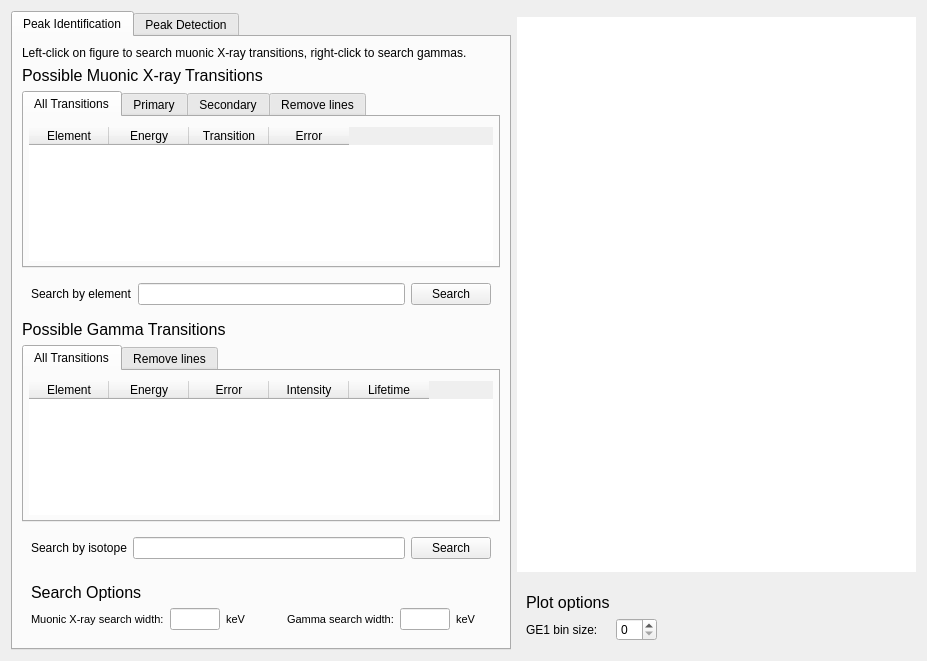
<?xml version="1.0" encoding="UTF-8"?>
<ui version="4.0">
 <class>plot_analysis</class>
 <widget class="QWidget" name="plot_analysis">
  <property name="enabled">
   <bool>true</bool>
  </property>
  <property name="geometry">
   <rect>
    <x>0</x>
    <y>0</y>
    <width>923</width>
    <height>661</height>
   </rect>
  </property>
  <property name="cursor">
   <cursorShape>ArrowCursor</cursorShape>
  </property>
  <property name="windowTitle">
   <string>Form</string>
  </property>
  <layout class="QGridLayout" name="gridLayout_2">
   <item row="1" column="1">
    <widget class="QWidget" name="plot_widget_container" native="true">
     <property name="sizePolicy">
      <sizepolicy hsizetype="Expanding" vsizetype="Expanding">
       <horstretch>0</horstretch>
       <verstretch>0</verstretch>
      </sizepolicy>
     </property>
     <property name="minimumSize">
      <size>
       <width>399</width>
       <height>0</height>
      </size>
     </property>
     <property name="styleSheet">
      <string notr="true">background: white</string>
     </property>
    </widget>
   </item>
   <item row="0" column="0" rowspan="4">
    <widget class="QTabWidget" name="tab_menu">
     <property name="enabled">
      <bool>true</bool>
     </property>
     <property name="minimumSize">
      <size>
       <width>500</width>
       <height>0</height>
      </size>
     </property>
     <property name="maximumSize">
      <size>
       <width>500</width>
       <height>16777215</height>
      </size>
     </property>
     <property name="baseSize">
      <size>
       <width>0</width>
       <height>0</height>
      </size>
     </property>
     <property name="currentIndex">
      <number>0</number>
     </property>
     <widget class="QWidget" name="click_search_container">
      <property name="minimumSize">
       <size>
        <width>0</width>
        <height>0</height>
       </size>
      </property>
      <property name="styleSheet">
       <string notr="true"/>
      </property>
      <attribute name="title">
       <string>Peak Identification</string>
      </attribute>
      <layout class="QVBoxLayout" name="verticalLayout">
       <item>
        <widget class="QLabel" name="instruction_label">
         <property name="text">
          <string>Left-click on figure to search muonic X-ray transitions, right-click to search gammas.</string>
         </property>
        </widget>
       </item>
       <item>
        <widget class="QLabel" name="muonic_xray_table_label">
         <property name="font">
          <font>
           <pointsize>12</pointsize>
          </font>
         </property>
         <property name="text">
          <string>Possible Muonic X-ray Transitions</string>
         </property>
        </widget>
       </item>
       <item>
        <widget class="QTabWidget" name="muonic_xrays_tab_menu">
         <property name="enabled">
          <bool>true</bool>
         </property>
         <property name="layoutDirection">
          <enum>Qt::LeftToRight</enum>
         </property>
         <property name="autoFillBackground">
          <bool>false</bool>
         </property>
         <property name="styleSheet">
          <string notr="true"/>
         </property>
         <property name="tabShape">
          <enum>QTabWidget::Rounded</enum>
         </property>
         <property name="currentIndex">
          <number>0</number>
         </property>
         <property name="elideMode">
          <enum>Qt::ElideNone</enum>
         </property>
         <property name="documentMode">
          <bool>false</bool>
         </property>
         <property name="tabsClosable">
          <bool>false</bool>
         </property>
         <property name="tabBarAutoHide">
          <bool>false</bool>
         </property>
         <widget class="QWidget" name="all_tab_2">
          <property name="enabled">
           <bool>true</bool>
          </property>
          <property name="autoFillBackground">
           <bool>false</bool>
          </property>
          <property name="styleSheet">
           <string notr="true"/>
          </property>
          <attribute name="title">
           <string>All Transitions</string>
          </attribute>
          <layout class="QVBoxLayout" name="verticalLayout_2">
           <property name="spacing">
            <number>0</number>
           </property>
           <property name="leftMargin">
            <number>5</number>
           </property>
           <property name="topMargin">
            <number>10</number>
           </property>
           <property name="rightMargin">
            <number>5</number>
           </property>
           <property name="bottomMargin">
            <number>5</number>
           </property>
           <item>
            <widget class="BaseTable" name="muonic_xray_table_all">
             <property name="enabled">
              <bool>true</bool>
             </property>
             <property name="sizePolicy">
              <sizepolicy hsizetype="Expanding" vsizetype="Expanding">
               <horstretch>3</horstretch>
               <verstretch>0</verstretch>
              </sizepolicy>
             </property>
             <property name="autoFillBackground">
              <bool>false</bool>
             </property>
             <property name="styleSheet">
              <string notr="true"/>
             </property>
             <property name="frameShape">
              <enum>QFrame::NoFrame</enum>
             </property>
             <property name="sizeAdjustPolicy">
              <enum>QAbstractScrollArea::AdjustIgnored</enum>
             </property>
             <property name="alternatingRowColors">
              <bool>false</bool>
             </property>
             <property name="showGrid">
              <bool>true</bool>
             </property>
             <property name="gridStyle">
              <enum>Qt::SolidLine</enum>
             </property>
             <property name="sortingEnabled">
              <bool>true</bool>
             </property>
             <property name="wordWrap">
              <bool>true</bool>
             </property>
             <property name="cornerButtonEnabled">
              <bool>false</bool>
             </property>
             <attribute name="horizontalHeaderCascadingSectionResizes">
              <bool>false</bool>
             </attribute>
             <attribute name="horizontalHeaderMinimumSectionSize">
              <number>32</number>
             </attribute>
             <attribute name="horizontalHeaderDefaultSectionSize">
              <number>80</number>
             </attribute>
             <attribute name="horizontalHeaderStretchLastSection">
              <bool>false</bool>
             </attribute>
             <attribute name="verticalHeaderCascadingSectionResizes">
              <bool>false</bool>
             </attribute>
             <attribute name="verticalHeaderShowSortIndicator" stdset="0">
              <bool>true</bool>
             </attribute>
             <attribute name="verticalHeaderStretchLastSection">
              <bool>false</bool>
             </attribute>
             <column>
              <property name="text">
               <string>Element</string>
              </property>
             </column>
             <column>
              <property name="text">
               <string>Energy</string>
              </property>
             </column>
             <column>
              <property name="text">
               <string>Transition</string>
              </property>
             </column>
             <column>
              <property name="text">
               <string>Error</string>
              </property>
             </column>
            </widget>
           </item>
          </layout>
         </widget>
         <widget class="QWidget" name="prim_tab">
          <property name="enabled">
           <bool>true</bool>
          </property>
          <attribute name="title">
           <string>Primary</string>
          </attribute>
          <layout class="QVBoxLayout" name="verticalLayout_4">
           <property name="leftMargin">
            <number>5</number>
           </property>
           <property name="topMargin">
            <number>10</number>
           </property>
           <property name="rightMargin">
            <number>5</number>
           </property>
           <property name="bottomMargin">
            <number>5</number>
           </property>
           <item>
            <widget class="BaseTable" name="muonic_xray_table_prim">
             <property name="enabled">
              <bool>true</bool>
             </property>
             <property name="sizePolicy">
              <sizepolicy hsizetype="Expanding" vsizetype="Expanding">
               <horstretch>3</horstretch>
               <verstretch>0</verstretch>
              </sizepolicy>
             </property>
             <property name="autoFillBackground">
              <bool>false</bool>
             </property>
             <property name="styleSheet">
              <string notr="true"/>
             </property>
             <property name="frameShape">
              <enum>QFrame::NoFrame</enum>
             </property>
             <property name="sizeAdjustPolicy">
              <enum>QAbstractScrollArea::AdjustIgnored</enum>
             </property>
             <property name="alternatingRowColors">
              <bool>false</bool>
             </property>
             <property name="showGrid">
              <bool>true</bool>
             </property>
             <property name="gridStyle">
              <enum>Qt::SolidLine</enum>
             </property>
             <property name="sortingEnabled">
              <bool>true</bool>
             </property>
             <property name="wordWrap">
              <bool>true</bool>
             </property>
             <property name="cornerButtonEnabled">
              <bool>false</bool>
             </property>
             <attribute name="horizontalHeaderCascadingSectionResizes">
              <bool>false</bool>
             </attribute>
             <attribute name="horizontalHeaderMinimumSectionSize">
              <number>32</number>
             </attribute>
             <attribute name="horizontalHeaderDefaultSectionSize">
              <number>80</number>
             </attribute>
             <attribute name="horizontalHeaderStretchLastSection">
              <bool>false</bool>
             </attribute>
             <attribute name="verticalHeaderCascadingSectionResizes">
              <bool>false</bool>
             </attribute>
             <attribute name="verticalHeaderShowSortIndicator" stdset="0">
              <bool>true</bool>
             </attribute>
             <attribute name="verticalHeaderStretchLastSection">
              <bool>false</bool>
             </attribute>
             <column>
              <property name="text">
               <string>Element</string>
              </property>
             </column>
             <column>
              <property name="text">
               <string>Energy</string>
              </property>
             </column>
             <column>
              <property name="text">
               <string>Transition</string>
              </property>
             </column>
             <column>
              <property name="text">
               <string>Error</string>
              </property>
             </column>
            </widget>
           </item>
          </layout>
         </widget>
         <widget class="QWidget" name="sec_tab">
          <attribute name="title">
           <string>Secondary</string>
          </attribute>
          <layout class="QVBoxLayout" name="verticalLayout_5">
           <property name="leftMargin">
            <number>5</number>
           </property>
           <property name="topMargin">
            <number>10</number>
           </property>
           <property name="rightMargin">
            <number>5</number>
           </property>
           <property name="bottomMargin">
            <number>5</number>
           </property>
           <item>
            <widget class="BaseTable" name="muonic_xray_table_sec">
             <property name="enabled">
              <bool>true</bool>
             </property>
             <property name="sizePolicy">
              <sizepolicy hsizetype="Expanding" vsizetype="Expanding">
               <horstretch>3</horstretch>
               <verstretch>0</verstretch>
              </sizepolicy>
             </property>
             <property name="autoFillBackground">
              <bool>false</bool>
             </property>
             <property name="styleSheet">
              <string notr="true"/>
             </property>
             <property name="frameShape">
              <enum>QFrame::NoFrame</enum>
             </property>
             <property name="sizeAdjustPolicy">
              <enum>QAbstractScrollArea::AdjustIgnored</enum>
             </property>
             <property name="alternatingRowColors">
              <bool>false</bool>
             </property>
             <property name="showGrid">
              <bool>true</bool>
             </property>
             <property name="gridStyle">
              <enum>Qt::SolidLine</enum>
             </property>
             <property name="sortingEnabled">
              <bool>true</bool>
             </property>
             <property name="wordWrap">
              <bool>true</bool>
             </property>
             <property name="cornerButtonEnabled">
              <bool>false</bool>
             </property>
             <attribute name="horizontalHeaderCascadingSectionResizes">
              <bool>false</bool>
             </attribute>
             <attribute name="horizontalHeaderMinimumSectionSize">
              <number>32</number>
             </attribute>
             <attribute name="horizontalHeaderDefaultSectionSize">
              <number>80</number>
             </attribute>
             <attribute name="horizontalHeaderStretchLastSection">
              <bool>false</bool>
             </attribute>
             <attribute name="verticalHeaderCascadingSectionResizes">
              <bool>false</bool>
             </attribute>
             <attribute name="verticalHeaderMinimumSectionSize">
              <number>12</number>
             </attribute>
             <attribute name="verticalHeaderShowSortIndicator" stdset="0">
              <bool>true</bool>
             </attribute>
             <attribute name="verticalHeaderStretchLastSection">
              <bool>false</bool>
             </attribute>
             <column>
              <property name="text">
               <string>Element</string>
              </property>
             </column>
             <column>
              <property name="text">
               <string>Energy</string>
              </property>
             </column>
             <column>
              <property name="text">
               <string>Transition</string>
              </property>
             </column>
             <column>
              <property name="text">
               <string>Error</string>
              </property>
             </column>
            </widget>
           </item>
          </layout>
         </widget>
         <widget class="QWidget" name="remove_tab_2">
          <attribute name="title">
           <string>Remove lines</string>
          </attribute>
          <layout class="QVBoxLayout" name="verticalLayout_6">
           <property name="leftMargin">
            <number>5</number>
           </property>
           <property name="topMargin">
            <number>10</number>
           </property>
           <property name="rightMargin">
            <number>5</number>
           </property>
           <property name="bottomMargin">
            <number>5</number>
           </property>
           <item>
            <widget class="BaseTable" name="plotted_mu_xrays_table">
             <property name="styleSheet">
              <string notr="true"/>
             </property>
             <property name="frameShape">
              <enum>QFrame::NoFrame</enum>
             </property>
             <column>
              <property name="text">
               <string>Click to remove line.</string>
              </property>
             </column>
            </widget>
           </item>
          </layout>
         </widget>
        </widget>
       </item>
       <item>
        <widget class="QWidget" name="muon_search_widget" native="true">
         <layout class="QHBoxLayout" name="horizontalLayout">
          <item alignment="Qt::AlignLeft">
           <widget class="QLabel" name="muon_search_label">
            <property name="sizePolicy">
             <sizepolicy hsizetype="Minimum" vsizetype="Preferred">
              <horstretch>0</horstretch>
              <verstretch>0</verstretch>
             </sizepolicy>
            </property>
            <property name="text">
             <string>Search by element</string>
            </property>
           </widget>
          </item>
          <item>
           <widget class="QLineEdit" name="muon_search_line_edit"/>
          </item>
          <item>
           <widget class="QPushButton" name="muon_search_button">
            <property name="text">
             <string>Search</string>
            </property>
           </widget>
          </item>
         </layout>
        </widget>
       </item>
       <item>
        <widget class="QLabel" name="gamma_table_label">
         <property name="font">
          <font>
           <pointsize>12</pointsize>
          </font>
         </property>
         <property name="text">
          <string>Possible Gamma Transitions</string>
         </property>
        </widget>
       </item>
       <item>
        <widget class="QTabWidget" name="gamma_tab_menu">
         <property name="currentIndex">
          <number>0</number>
         </property>
         <widget class="QWidget" name="all_tab">
          <attribute name="title">
           <string>All Transitions</string>
          </attribute>
          <layout class="QVBoxLayout" name="verticalLayout_3">
           <property name="leftMargin">
            <number>5</number>
           </property>
           <property name="topMargin">
            <number>10</number>
           </property>
           <property name="rightMargin">
            <number>5</number>
           </property>
           <property name="bottomMargin">
            <number>5</number>
           </property>
           <item>
            <widget class="BaseTable" name="gamma_table">
             <property name="sizePolicy">
              <sizepolicy hsizetype="Expanding" vsizetype="Expanding">
               <horstretch>0</horstretch>
               <verstretch>0</verstretch>
              </sizepolicy>
             </property>
             <property name="layoutDirection">
              <enum>Qt::LeftToRight</enum>
             </property>
             <property name="autoFillBackground">
              <bool>false</bool>
             </property>
             <property name="styleSheet">
              <string notr="true"/>
             </property>
             <property name="frameShape">
              <enum>QFrame::NoFrame</enum>
             </property>
             <property name="frameShadow">
              <enum>QFrame::Sunken</enum>
             </property>
             <property name="sizeAdjustPolicy">
              <enum>QAbstractScrollArea::AdjustIgnored</enum>
             </property>
             <property name="alternatingRowColors">
              <bool>false</bool>
             </property>
             <property name="showGrid">
              <bool>true</bool>
             </property>
             <property name="gridStyle">
              <enum>Qt::SolidLine</enum>
             </property>
             <property name="sortingEnabled">
              <bool>true</bool>
             </property>
             <attribute name="horizontalHeaderMinimumSectionSize">
              <number>75</number>
             </attribute>
             <attribute name="horizontalHeaderDefaultSectionSize">
              <number>80</number>
             </attribute>
             <attribute name="horizontalHeaderShowSortIndicator" stdset="0">
              <bool>true</bool>
             </attribute>
             <attribute name="verticalHeaderMinimumSectionSize">
              <number>12</number>
             </attribute>
             <attribute name="verticalHeaderShowSortIndicator" stdset="0">
              <bool>true</bool>
             </attribute>
             <column>
              <property name="text">
               <string>Element</string>
              </property>
             </column>
             <column>
              <property name="text">
               <string>Energy</string>
              </property>
             </column>
             <column>
              <property name="text">
               <string>Error</string>
              </property>
             </column>
             <column>
              <property name="text">
               <string>Intensity</string>
              </property>
             </column>
             <column>
              <property name="text">
               <string>Lifetime</string>
              </property>
             </column>
            </widget>
           </item>
          </layout>
         </widget>
         <widget class="QWidget" name="remove_tab">
          <attribute name="title">
           <string>Remove lines</string>
          </attribute>
          <layout class="QVBoxLayout" name="verticalLayout_7">
           <property name="leftMargin">
            <number>5</number>
           </property>
           <property name="topMargin">
            <number>10</number>
           </property>
           <property name="rightMargin">
            <number>5</number>
           </property>
           <property name="bottomMargin">
            <number>5</number>
           </property>
           <item>
            <widget class="BaseTable" name="plotted_gammas_table">
             <property name="styleSheet">
              <string notr="true"/>
             </property>
             <property name="frameShape">
              <enum>QFrame::NoFrame</enum>
             </property>
             <column>
              <property name="text">
               <string>Click to remove line.</string>
              </property>
             </column>
            </widget>
           </item>
          </layout>
         </widget>
        </widget>
       </item>
       <item>
        <widget class="QWidget" name="gamma_search_widget" native="true">
         <layout class="QHBoxLayout" name="horizontalLayout_2">
          <item>
           <widget class="QLabel" name="gamma_search_label">
            <property name="sizePolicy">
             <sizepolicy hsizetype="Minimum" vsizetype="Preferred">
              <horstretch>0</horstretch>
              <verstretch>0</verstretch>
             </sizepolicy>
            </property>
            <property name="text">
             <string>Search by isotope</string>
            </property>
           </widget>
          </item>
          <item>
           <widget class="QLineEdit" name="gamma_search_line_edit"/>
          </item>
          <item>
           <widget class="QPushButton" name="gamma_search_button">
            <property name="text">
             <string>Search</string>
            </property>
           </widget>
          </item>
         </layout>
        </widget>
       </item>
       <item alignment="Qt::AlignBottom">
        <widget class="QWidget" name="options_container" native="true">
         <property name="styleSheet">
          <string notr="true"/>
         </property>
         <layout class="QGridLayout" name="gridLayout">
          <item row="3" column="2">
           <widget class="QLineEdit" name="mu_xray_search_width_line_edit">
            <property name="minimumSize">
             <size>
              <width>0</width>
              <height>0</height>
             </size>
            </property>
            <property name="maximumSize">
             <size>
              <width>50</width>
              <height>16777215</height>
             </size>
            </property>
            <property name="text">
             <string/>
            </property>
           </widget>
          </item>
          <item row="3" column="0">
           <widget class="QLabel" name="mu_xray_search_width_label">
            <property name="maximumSize">
             <size>
              <width>150</width>
              <height>16777215</height>
             </size>
            </property>
            <property name="font">
             <font>
              <pointsize>8</pointsize>
             </font>
            </property>
            <property name="text">
             <string>Muonic X-ray search width:</string>
            </property>
           </widget>
          </item>
          <item row="0" column="0">
           <widget class="QLabel" name="options_label">
            <property name="font">
             <font>
              <pointsize>12</pointsize>
             </font>
            </property>
            <property name="text">
             <string>Search Options</string>
            </property>
           </widget>
          </item>
          <item row="3" column="4">
           <spacer name="verticalSpacer">
            <property name="orientation">
             <enum>Qt::Vertical</enum>
            </property>
            <property name="sizeHint" stdset="0">
             <size>
              <width>20</width>
              <height>40</height>
             </size>
            </property>
           </spacer>
          </item>
          <item row="3" column="3">
           <widget class="QLabel" name="kev_label">
            <property name="font">
             <font>
              <pointsize>8</pointsize>
             </font>
            </property>
            <property name="text">
             <string>keV</string>
            </property>
           </widget>
          </item>
          <item row="3" column="5">
           <widget class="QLabel" name="gamma_search_width_label">
            <property name="maximumSize">
             <size>
              <width>150</width>
              <height>16777215</height>
             </size>
            </property>
            <property name="font">
             <font>
              <pointsize>8</pointsize>
             </font>
            </property>
            <property name="text">
             <string>Gamma search width:</string>
            </property>
           </widget>
          </item>
          <item row="3" column="6">
           <widget class="QLineEdit" name="gamma_search_width_line_edit">
            <property name="minimumSize">
             <size>
              <width>0</width>
              <height>0</height>
             </size>
            </property>
            <property name="maximumSize">
             <size>
              <width>50</width>
              <height>16777215</height>
             </size>
            </property>
            <property name="text">
             <string/>
            </property>
           </widget>
          </item>
          <item row="3" column="7">
           <widget class="QLabel" name="kev_label_2">
            <property name="font">
             <font>
              <pointsize>8</pointsize>
             </font>
            </property>
            <property name="text">
             <string>keV</string>
            </property>
           </widget>
          </item>
         </layout>
        </widget>
       </item>
      </layout>
     </widget>
     <widget class="QWidget" name="peak_find_container">
      <attribute name="title">
       <string>Peak Detection</string>
      </attribute>
      <layout class="QVBoxLayout" name="verticalLayout_8">
       <item>
        <widget class="QLabel" name="label_3">
         <property name="font">
          <font>
           <pointsize>12</pointsize>
          </font>
         </property>
         <property name="text">
          <string>Detect peaks and search muonic X-ray database</string>
         </property>
        </widget>
       </item>
       <item>
        <widget class="QWidget" name="settings_container" native="true">
         <property name="sizePolicy">
          <sizepolicy hsizetype="MinimumExpanding" vsizetype="Preferred">
           <horstretch>0</horstretch>
           <verstretch>0</verstretch>
          </sizepolicy>
         </property>
         <layout class="QGridLayout" name="gridLayout_3">
          <property name="bottomMargin">
           <number>0</number>
          </property>
          <item row="1" column="1" alignment="Qt::AlignLeft">
           <widget class="QLabel" name="routine_select_label">
            <property name="text">
             <string>Select peak finding routine</string>
            </property>
           </widget>
          </item>
          <item row="2" column="1">
           <widget class="QCheckBox" name="use_default_checkbox">
            <property name="text">
             <string>Use default settings?</string>
            </property>
            <property name="checked">
             <bool>true</bool>
            </property>
           </widget>
          </item>
          <item row="1" column="2">
           <widget class="QComboBox" name="routine_select_combo"/>
          </item>
         </layout>
        </widget>
       </item>
       <item alignment="Qt::AlignTop">
        <widget class="QWidget" name="custom_settings_container" native="true">
         <property name="enabled">
          <bool>true</bool>
         </property>
         <layout class="QFormLayout" name="formLayout">
          <property name="verticalSpacing">
           <number>3</number>
          </property>
          <property name="leftMargin">
           <number>9</number>
          </property>
          <property name="topMargin">
           <number>0</number>
          </property>
          <property name="rightMargin">
           <number>9</number>
          </property>
          <property name="bottomMargin">
           <number>0</number>
          </property>
          <item row="0" column="0">
           <widget class="QLabel" name="height_label">
            <property name="text">
             <string>Minimum Peak Height</string>
            </property>
           </widget>
          </item>
          <item row="0" column="1">
           <widget class="QLineEdit" name="height_line_edit"/>
          </item>
          <item row="2" column="0">
           <widget class="QLabel" name="threshold_label">
            <property name="text">
             <string>Threshold</string>
            </property>
           </widget>
          </item>
          <item row="2" column="1">
           <widget class="QLineEdit" name="threshold_line_edit"/>
          </item>
          <item row="4" column="0">
           <widget class="QLabel" name="distance_label">
            <property name="text">
             <string>Maximum Peak Distance</string>
            </property>
           </widget>
          </item>
          <item row="4" column="1">
           <widget class="QLineEdit" name="distance_line_edit"/>
          </item>
         </layout>
        </widget>
       </item>
       <item>
        <widget class="QPushButton" name="find_peaks_button">
         <property name="text">
          <string>Find Peaks</string>
         </property>
        </widget>
       </item>
       <item>
        <widget class="QLabel" name="label">
         <property name="font">
          <font>
           <pointsize>12</pointsize>
          </font>
         </property>
         <property name="text">
          <string>Results</string>
         </property>
        </widget>
       </item>
       <item>
        <widget class="BaseTable" name="peakfind_results_table">
         <property name="maximumSize">
          <size>
           <width>16777215</width>
           <height>150</height>
          </size>
         </property>
         <property name="frameShape">
          <enum>QFrame::NoFrame</enum>
         </property>
         <column>
          <property name="text">
           <string>Detector</string>
          </property>
         </column>
         <column>
          <property name="text">
           <string>Most frequently detected elements</string>
          </property>
         </column>
        </widget>
       </item>
       <item>
        <widget class="QLabel" name="label_2">
         <property name="font">
          <font>
           <pointsize>12</pointsize>
          </font>
         </property>
         <property name="text">
          <string>Detailed report</string>
         </property>
        </widget>
       </item>
       <item>
        <widget class="QTreeWidget" name="peakfind_results_tree">
         <property name="frameShape">
          <enum>QFrame::NoFrame</enum>
         </property>
         <column>
          <property name="text">
           <string>Detector</string>
          </property>
         </column>
         <column>
          <property name="text">
           <string>Peak detected</string>
          </property>
         </column>
         <column>
          <property name="text">
           <string>Possible Elements</string>
          </property>
         </column>
        </widget>
       </item>
       <item alignment="Qt::AlignTop">
        <widget class="QPushButton" name="reset_button">
         <property name="text">
          <string>Reset</string>
         </property>
        </widget>
       </item>
      </layout>
     </widget>
    </widget>
   </item>
   <item row="3" column="1">
    <widget class="QFrame" name="frame">
     <property name="frameShape">
      <enum>QFrame::NoFrame</enum>
     </property>
     <layout class="QGridLayout" name="gridLayout_4">
      <item row="1" column="2">
       <widget class="QSpinBox" name="bin_size_spin_box"/>
      </item>
      <item row="1" column="1">
       <widget class="QLabel" name="label_4">
        <property name="sizePolicy">
         <sizepolicy hsizetype="Maximum" vsizetype="Preferred">
          <horstretch>0</horstretch>
          <verstretch>0</verstretch>
         </sizepolicy>
        </property>
        <property name="maximumSize">
         <size>
          <width>110</width>
          <height>16777215</height>
         </size>
        </property>
        <property name="text">
         <string>GE1 bin size:</string>
        </property>
       </widget>
      </item>
      <item row="1" column="3">
       <spacer name="horizontalSpacer">
        <property name="orientation">
         <enum>Qt::Horizontal</enum>
        </property>
        <property name="sizeHint" stdset="0">
         <size>
          <width>40</width>
          <height>20</height>
         </size>
        </property>
       </spacer>
      </item>
      <item row="0" column="1">
       <widget class="QLabel" name="label_6">
        <property name="font">
         <font>
          <pointsize>12</pointsize>
         </font>
        </property>
        <property name="text">
         <string>Plot options</string>
        </property>
       </widget>
      </item>
     </layout>
    </widget>
   </item>
  </layout>
 </widget>
 <customwidgets>
  <customwidget>
   <class>BaseTable</class>
   <extends>QTableWidget</extends>
   <header>EVA.widgets.base.base_table</header>
  </customwidget>
 </customwidgets>
 <resources/>
 <connections/>
</ui>
